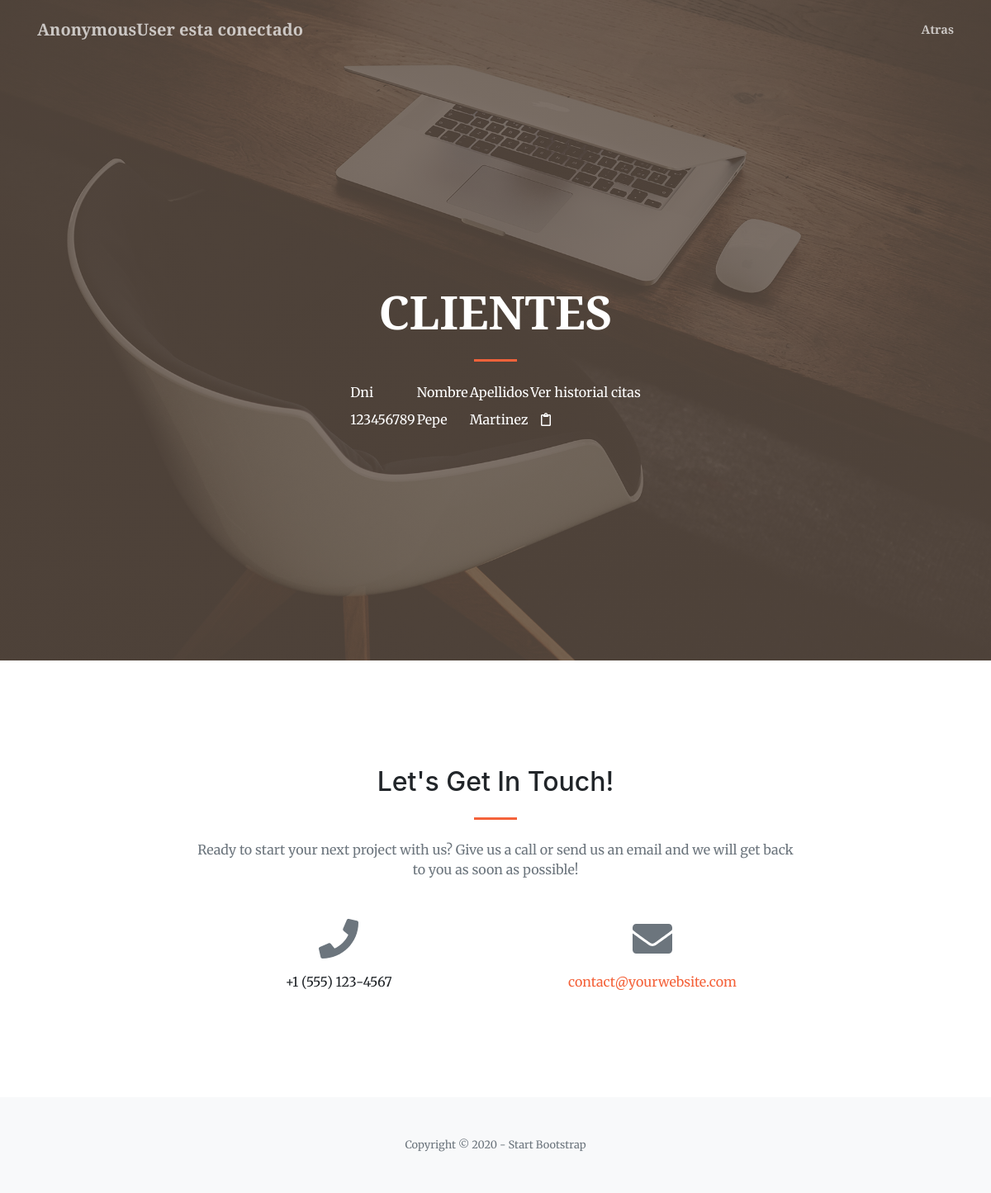
The app's page /listCliente, older data.
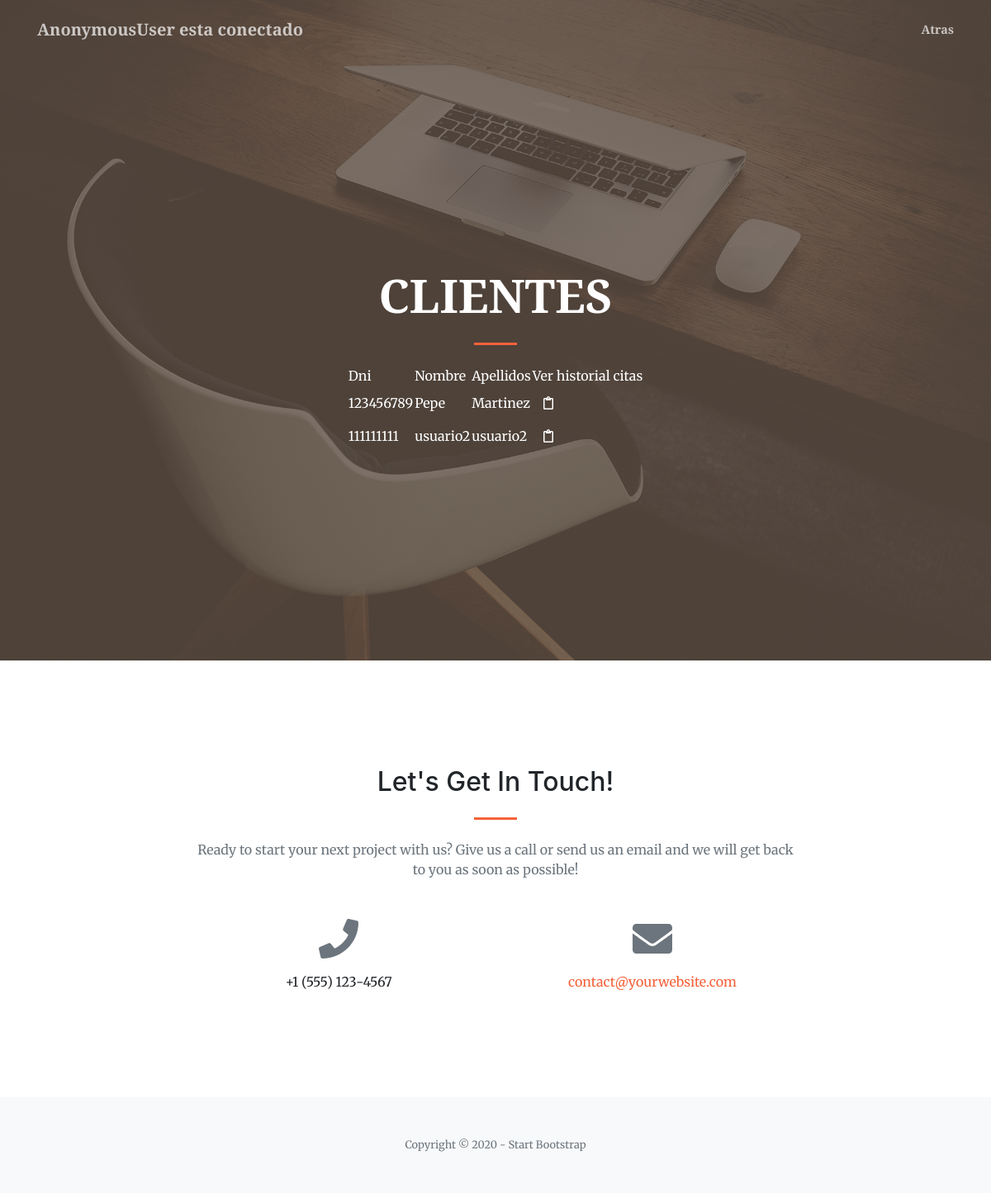
The same page, newer data.
### nucleo/models.py (models this page shows)
class Cliente(models.Model):
    dni=models.CharField(max_length=10)
    nombre=models.CharField(max_length=30)
    apellidos=models.CharField(max_length=50)
    direccion=models.CharField(max_length=100)
    fechaNacimiento=models.DateField()
    foto=models.CharField(max_length=100)
    idUsuario=models.ForeignKey(User,on_delete=models.CASCADE)

### nucleo/views.py (the view)
# urls.py: path('listCliente',views.ClienteListView.as_view(),name="listCliente"),
class ClienteListView(ListView):
    model=Cliente

### nucleo/templates/nucleo/cliente_list.html (shortened to what this page needs)
<!DOCTYPE html>
<html lang="en">
    <head>
        <link href="https://cdnjs.cloudflare.com/ajax/libs/magnific-popup.js/1.1.0/magnific-popup.min.css" rel="stylesheet" />
        {% load static %}
        <link href="{% static 'css/styles.css' %}" rel="stylesheet" />
    </head>
    <body id="page-top">
        <nav class="navbar navbar-expand-lg navbar-light fixed-top py-3" id="mainNav">
            <div class="container">
                <a class="navbar-brand js-scroll-trigger">{{ user }} esta conectado</a>
                <div class="collapse navbar-collapse" id="navbarResponsive">
                    <ul class="navbar-nav ml-auto my-2 my-lg-0">
                        <li class="nav-item"><a class="nav-link js-scroll-trigger" href="/logueado">Atras</a></li>
                    </ul>
                </div>
            </div>
        </nav>
        <header class="masthead">
            <div class="container h-100">
                <div class="row h-100 align-items-center justify-content-center text-center">
                    <div class="col-lg-10 align-self-end">
                        <h1 class="text-uppercase text-white font-weight-bold">Clientes</h1>
                        <hr class="divider my-4" />
                        </div>
                        <div class="col-lg-8 align-self-baseline">
                        <div align="center">
                        <div class="panel panel-default">
                            <div class="panel-heading">
                            <table bgcolor="">
                            <thead>
							<tr>
								<td><font color="white">Dni</font></td>
								<td><font color="white">Nombre</font></td>
								<td><font color="white">Apellidos</font></td>
                                <td><font color="white">Ver historial citas</font></td>
							</tr>
						    <thead>
                            <tbody>
                            {% if cliente_list %}
                            {% for c in cliente_list %}
							<tr>
                                <td><font color="white">{{ c.dni }}</font></td>
								<td><font color="white">{{ c.nombre }}</font></td>
                                <td><font color="white">{{ c.apellidos }}</font></td>
                                <td><a href="listCita">
								    <abbr title="Historial citas">
									<button type="button" class="btn btn-default">
										<font color="white"><i class="far fa-clipboard"></i></font>
									</button>
									</abbr></a></td>
							</tr>
                            {% endfor %}
                            </tbody>
                            </table>
                            {% else %}
                            <p>No hay ningun cliente</p>
                            {% endif %}
                        </div>
                      </div>
                    </div>
                </div>
            </div>
        </header>
        <section class="page-section" id="contact">
            <div class="container">
                <div class="row justify-content-center">
                    <div class="col-lg-8 text-center">
                        <h2 class="mt-0">Let's Get In Touch!</h2>
                        <hr class="divider my-4" />
                        <p class="text-muted mb-5">Ready to start your next project with us? Give us a call or send us an email and we will get back to you as soon as possible!</p>
                    </div>
                </div>
                <div class="row">
                    <div class="col-lg-4 ml-auto text-center mb-5 mb-lg-0">
                        <i class="fas fa-phone fa-3x mb-3 text-muted"></i>
                        <div>+1 (555) 123-4567</div>
                    </div>
                    <div class="col-lg-4 mr-auto text-center">
                        <i class="fas fa-envelope fa-3x mb-3 text-muted"></i>
                        <a class="d-block" href="mailto:contact@yourwebsite.com">contact@yourwebsite.com</a>
                    </div>
                </div>
            </div>
        </section>
        <footer class="bg-light py-5">
            <div class="container"><div class="small text-center text-muted">Copyright © 2020 - Start Bootstrap</div></div>
        </footer>
    </body>
</html>

Row changes from the older to the newer data that the page shows:
added Cliente: dni "111111111", nombre "usuario2", apellidos "usuario2"
